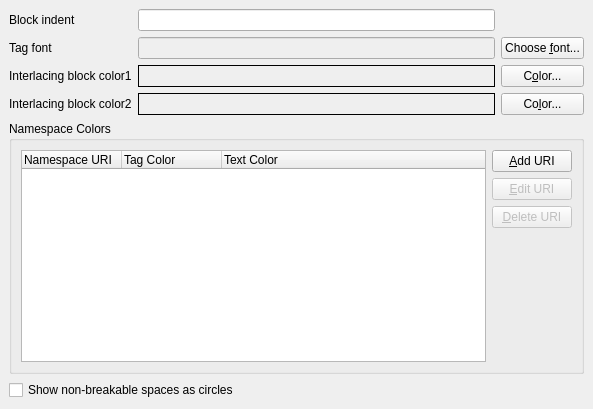
<ui version="4.0" >
 <author></author>
 <comment></comment>
 <exportmacro></exportmacro>
 <class>DocumentLookWidgetBase</class>
 <widget class="QWidget" name="DocumentLookWidgetBase" >
  <property name="geometry" >
   <rect>
    <x>0</x>
    <y>0</y>
    <width>593</width>
    <height>409</height>
   </rect>
  </property>
  <property name="windowTitle" >
   <string>Tag Style</string>
  </property>
  <layout class="QGridLayout" >
   <property name="margin" >
    <number>9</number>
   </property>
   <property name="spacing" >
    <number>6</number>
   </property>
   <item row="5" column="0" colspan="3" >
    <widget class="QCheckBox" name="nbspCheckBox_" >
     <property name="text" >
      <string>Show non-breakable spaces as circles</string>
     </property>
    </widget>
   </item>
   <item row="4" column="0" colspan="3" >
    <widget class="QGroupBox" name="groupBox3" >
     <property name="title" >
      <string>Namespace Colors</string>
     </property>
     <layout class="QGridLayout" >
      <property name="margin" >
       <number>9</number>
      </property>
      <property name="spacing" >
       <number>6</number>
      </property>
      <item rowspan="4" row="0" column="0" >
       <widget class="QTreeWidget" name="namespaceListView_" >
        <property name="contextMenuPolicy" >
         <enum>Qt::NoContextMenu</enum>
        </property>
        <property name="selectionMode" >
         <enum>QAbstractItemView::SingleSelection</enum>
        </property>
        <property name="selectionBehavior" >
         <enum>QAbstractItemView::SelectItems</enum>
        </property>
        <property name="rootIsDecorated" >
         <bool>false</bool>
        </property>
        <property name="uniformRowHeights" >
         <bool>true</bool>
        </property>
        <property name="itemsExpandable" >
         <bool>false</bool>
        </property>
        <column>
         <property name="text" >
          <string>Namespace URI</string>
         </property>
        </column>
        <column>
         <property name="text" >
          <string>Tag Color</string>
         </property>
        </column>
        <column>
         <property name="text" >
          <string>Text Color</string>
         </property>
        </column>
       </widget>
      </item>
      <item row="3" column="1" >
       <spacer>
        <property name="orientation" >
         <enum>Qt::Vertical</enum>
        </property>
        <property name="sizeType" >
         <enum>QSizePolicy::Expanding</enum>
        </property>
        <property name="sizeHint" >
         <size>
          <width>20</width>
          <height>50</height>
         </size>
        </property>
       </spacer>
      </item>
      <item row="2" column="1" >
       <widget class="QPushButton" name="deleteUriButton_" >
        <property name="enabled" >
         <bool>false</bool>
        </property>
        <property name="text" >
         <string>&amp;Delete URI</string>
        </property>
        <property name="shortcut" >
         <string>Alt+D</string>
        </property>
       </widget>
      </item>
      <item row="1" column="1" >
       <widget class="QPushButton" name="editUriButton_" >
        <property name="enabled" >
         <bool>false</bool>
        </property>
        <property name="text" >
         <string>&amp;Edit URI</string>
        </property>
        <property name="shortcut" >
         <string>Alt+E</string>
        </property>
       </widget>
      </item>
      <item row="0" column="1" >
       <widget class="QPushButton" name="addUriButton_" >
        <property name="text" >
         <string>&amp;Add URI</string>
        </property>
        <property name="shortcut" >
         <string>Alt+A</string>
        </property>
       </widget>
      </item>
     </layout>
    </widget>
   </item>
   <item row="3" column="1" >
    <widget class="QFrame" name="colorEven_" >
     <property name="enabled" >
      <bool>true</bool>
     </property>
     <property name="maximumSize" >
      <size>
       <width>32767</width>
       <height>25</height>
      </size>
     </property>
     <property name="palette" >
      <palette>
       <active>
        <color>
         <red>0</red>
         <green>0</green>
         <blue>0</blue>
        </color>
        <color>
         <red>212</red>
         <green>208</green>
         <blue>200</blue>
        </color>
        <color>
         <red>255</red>
         <green>255</green>
         <blue>255</blue>
        </color>
        <color>
         <red>233</red>
         <green>229</green>
         <blue>220</blue>
        </color>
        <color>
         <red>128</red>
         <green>128</green>
         <blue>128</blue>
        </color>
        <color>
         <red>141</red>
         <green>138</green>
         <blue>133</blue>
        </color>
        <color>
         <red>0</red>
         <green>0</green>
         <blue>0</blue>
        </color>
        <color>
         <red>255</red>
         <green>255</green>
         <blue>255</blue>
        </color>
        <color>
         <red>0</red>
         <green>0</green>
         <blue>0</blue>
        </color>
        <color>
         <red>255</red>
         <green>255</green>
         <blue>255</blue>
        </color>
        <color>
         <red>212</red>
         <green>208</green>
         <blue>200</blue>
        </color>
        <color>
         <red>64</red>
         <green>64</green>
         <blue>64</blue>
        </color>
        <color>
         <red>10</red>
         <green>36</green>
         <blue>106</blue>
        </color>
        <color>
         <red>255</red>
         <green>255</green>
         <blue>255</blue>
        </color>
        <color>
         <red>0</red>
         <green>0</green>
         <blue>255</blue>
        </color>
        <color>
         <red>255</red>
         <green>0</green>
         <blue>255</blue>
        </color>
        <color>
         <red>246</red>
         <green>244</green>
         <blue>241</blue>
        </color>
       </active>
       <inactive>
        <color>
         <red>0</red>
         <green>0</green>
         <blue>0</blue>
        </color>
        <color>
         <red>212</red>
         <green>208</green>
         <blue>200</blue>
        </color>
        <color>
         <red>255</red>
         <green>255</green>
         <blue>255</blue>
        </color>
        <color>
         <red>233</red>
         <green>229</green>
         <blue>220</blue>
        </color>
        <color>
         <red>128</red>
         <green>128</green>
         <blue>128</blue>
        </color>
        <color>
         <red>141</red>
         <green>138</green>
         <blue>133</blue>
        </color>
        <color>
         <red>0</red>
         <green>0</green>
         <blue>0</blue>
        </color>
        <color>
         <red>255</red>
         <green>255</green>
         <blue>255</blue>
        </color>
        <color>
         <red>0</red>
         <green>0</green>
         <blue>0</blue>
        </color>
        <color>
         <red>255</red>
         <green>255</green>
         <blue>255</blue>
        </color>
        <color>
         <red>212</red>
         <green>208</green>
         <blue>200</blue>
        </color>
        <color>
         <red>64</red>
         <green>64</green>
         <blue>64</blue>
        </color>
        <color>
         <red>212</red>
         <green>208</green>
         <blue>200</blue>
        </color>
        <color>
         <red>0</red>
         <green>0</green>
         <blue>0</blue>
        </color>
        <color>
         <red>0</red>
         <green>0</green>
         <blue>255</blue>
        </color>
        <color>
         <red>255</red>
         <green>0</green>
         <blue>255</blue>
        </color>
        <color>
         <red>246</red>
         <green>244</green>
         <blue>241</blue>
        </color>
       </inactive>
       <disabled>
        <color>
         <red>0</red>
         <green>0</green>
         <blue>0</blue>
        </color>
        <color>
         <red>212</red>
         <green>208</green>
         <blue>200</blue>
        </color>
        <color>
         <red>255</red>
         <green>255</green>
         <blue>255</blue>
        </color>
        <color>
         <red>233</red>
         <green>231</green>
         <blue>227</blue>
        </color>
        <color>
         <red>128</red>
         <green>128</green>
         <blue>128</blue>
        </color>
        <color>
         <red>141</red>
         <green>138</green>
         <blue>133</blue>
        </color>
        <color>
         <red>106</red>
         <green>104</green>
         <blue>100</blue>
        </color>
        <color>
         <red>255</red>
         <green>255</green>
         <blue>255</blue>
        </color>
        <color>
         <red>106</red>
         <green>104</green>
         <blue>100</blue>
        </color>
        <color>
         <red>255</red>
         <green>255</green>
         <blue>255</blue>
        </color>
        <color>
         <red>212</red>
         <green>208</green>
         <blue>200</blue>
        </color>
        <color>
         <red>0</red>
         <green>0</green>
         <blue>0</blue>
        </color>
        <color>
         <red>10</red>
         <green>36</green>
         <blue>106</blue>
        </color>
        <color>
         <red>255</red>
         <green>255</green>
         <blue>255</blue>
        </color>
        <color>
         <red>0</red>
         <green>0</green>
         <blue>255</blue>
        </color>
        <color>
         <red>255</red>
         <green>0</green>
         <blue>255</blue>
        </color>
        <color>
         <red>246</red>
         <green>244</green>
         <blue>241</blue>
        </color>
       </disabled>
      </palette>
     </property>
     <property name="frameShape" >
      <enum>QFrame::Box</enum>
     </property>
     <property name="frameShadow" >
      <enum>QFrame::Plain</enum>
     </property>
    </widget>
   </item>
   <item row="3" column="0" >
    <widget class="QLabel" name="TextLabel1_3_2" >
     <property name="frameShape" >
      <enum>QFrame::NoFrame</enum>
     </property>
     <property name="frameShadow" >
      <enum>QFrame::Plain</enum>
     </property>
     <property name="text" >
      <string>Interlacing block color2</string>
     </property>
    </widget>
   </item>
   <item row="3" column="2" >
    <widget class="QPushButton" name="chooseColorEven_" >
     <property name="text" >
      <string>Co&amp;lor...</string>
     </property>
     <property name="shortcut" >
      <string>Alt+L</string>
     </property>
    </widget>
   </item>
   <item row="2" column="1" >
    <widget class="QFrame" name="colorOdd_" >
     <property name="enabled" >
      <bool>true</bool>
     </property>
     <property name="sizePolicy" >
      <sizepolicy>
       <hsizetype>7</hsizetype>
       <vsizetype>5</vsizetype>
       <horstretch>0</horstretch>
       <verstretch>0</verstretch>
      </sizepolicy>
     </property>
     <property name="maximumSize" >
      <size>
       <width>32767</width>
       <height>25</height>
      </size>
     </property>
     <property name="palette" >
      <palette>
       <active>
        <color>
         <red>0</red>
         <green>0</green>
         <blue>0</blue>
        </color>
        <color>
         <red>212</red>
         <green>208</green>
         <blue>200</blue>
        </color>
        <color>
         <red>255</red>
         <green>255</green>
         <blue>255</blue>
        </color>
        <color>
         <red>233</red>
         <green>229</green>
         <blue>220</blue>
        </color>
        <color>
         <red>128</red>
         <green>128</green>
         <blue>128</blue>
        </color>
        <color>
         <red>141</red>
         <green>138</green>
         <blue>133</blue>
        </color>
        <color>
         <red>0</red>
         <green>0</green>
         <blue>0</blue>
        </color>
        <color>
         <red>255</red>
         <green>255</green>
         <blue>255</blue>
        </color>
        <color>
         <red>0</red>
         <green>0</green>
         <blue>0</blue>
        </color>
        <color>
         <red>255</red>
         <green>255</green>
         <blue>255</blue>
        </color>
        <color>
         <red>170</red>
         <green>85</green>
         <blue>255</blue>
        </color>
        <color>
         <red>64</red>
         <green>64</green>
         <blue>64</blue>
        </color>
        <color>
         <red>10</red>
         <green>36</green>
         <blue>106</blue>
        </color>
        <color>
         <red>255</red>
         <green>255</green>
         <blue>255</blue>
        </color>
        <color>
         <red>0</red>
         <green>0</green>
         <blue>255</blue>
        </color>
        <color>
         <red>255</red>
         <green>0</green>
         <blue>255</blue>
        </color>
        <color>
         <red>246</red>
         <green>244</green>
         <blue>241</blue>
        </color>
       </active>
       <inactive>
        <color>
         <red>0</red>
         <green>0</green>
         <blue>0</blue>
        </color>
        <color>
         <red>212</red>
         <green>208</green>
         <blue>200</blue>
        </color>
        <color>
         <red>255</red>
         <green>255</green>
         <blue>255</blue>
        </color>
        <color>
         <red>233</red>
         <green>229</green>
         <blue>220</blue>
        </color>
        <color>
         <red>128</red>
         <green>128</green>
         <blue>128</blue>
        </color>
        <color>
         <red>141</red>
         <green>138</green>
         <blue>133</blue>
        </color>
        <color>
         <red>0</red>
         <green>0</green>
         <blue>0</blue>
        </color>
        <color>
         <red>255</red>
         <green>255</green>
         <blue>255</blue>
        </color>
        <color>
         <red>0</red>
         <green>0</green>
         <blue>0</blue>
        </color>
        <color>
         <red>255</red>
         <green>255</green>
         <blue>255</blue>
        </color>
        <color>
         <red>170</red>
         <green>85</green>
         <blue>255</blue>
        </color>
        <color>
         <red>64</red>
         <green>64</green>
         <blue>64</blue>
        </color>
        <color>
         <red>212</red>
         <green>208</green>
         <blue>200</blue>
        </color>
        <color>
         <red>0</red>
         <green>0</green>
         <blue>0</blue>
        </color>
        <color>
         <red>0</red>
         <green>0</green>
         <blue>255</blue>
        </color>
        <color>
         <red>255</red>
         <green>0</green>
         <blue>255</blue>
        </color>
        <color>
         <red>246</red>
         <green>244</green>
         <blue>241</blue>
        </color>
       </inactive>
       <disabled>
        <color>
         <red>0</red>
         <green>0</green>
         <blue>0</blue>
        </color>
        <color>
         <red>212</red>
         <green>208</green>
         <blue>200</blue>
        </color>
        <color>
         <red>255</red>
         <green>255</green>
         <blue>255</blue>
        </color>
        <color>
         <red>233</red>
         <green>231</green>
         <blue>227</blue>
        </color>
        <color>
         <red>128</red>
         <green>128</green>
         <blue>128</blue>
        </color>
        <color>
         <red>141</red>
         <green>138</green>
         <blue>133</blue>
        </color>
        <color>
         <red>106</red>
         <green>104</green>
         <blue>100</blue>
        </color>
        <color>
         <red>255</red>
         <green>255</green>
         <blue>255</blue>
        </color>
        <color>
         <red>106</red>
         <green>104</green>
         <blue>100</blue>
        </color>
        <color>
         <red>170</red>
         <green>85</green>
         <blue>255</blue>
        </color>
        <color>
         <red>170</red>
         <green>85</green>
         <blue>255</blue>
        </color>
        <color>
         <red>0</red>
         <green>0</green>
         <blue>0</blue>
        </color>
        <color>
         <red>10</red>
         <green>36</green>
         <blue>106</blue>
        </color>
        <color>
         <red>255</red>
         <green>255</green>
         <blue>255</blue>
        </color>
        <color>
         <red>0</red>
         <green>0</green>
         <blue>255</blue>
        </color>
        <color>
         <red>255</red>
         <green>0</green>
         <blue>255</blue>
        </color>
        <color>
         <red>246</red>
         <green>244</green>
         <blue>241</blue>
        </color>
       </disabled>
      </palette>
     </property>
     <property name="frameShape" >
      <enum>QFrame::Box</enum>
     </property>
     <property name="frameShadow" >
      <enum>QFrame::Plain</enum>
     </property>
    </widget>
   </item>
   <item row="2" column="2" >
    <widget class="QPushButton" name="chooseColorOdd_" >
     <property name="text" >
      <string>C&amp;olor...</string>
     </property>
     <property name="shortcut" >
      <string>Alt+O</string>
     </property>
    </widget>
   </item>
   <item row="2" column="0" >
    <widget class="QLabel" name="TextLabel1_3" >
     <property name="text" >
      <string>Interlacing block color1</string>
     </property>
    </widget>
   </item>
   <item row="1" column="1" >
    <widget class="QLineEdit" name="tagFontLineEdit_" >
     <property name="enabled" >
      <bool>false</bool>
     </property>
    </widget>
   </item>
   <item row="1" column="2" >
    <widget class="QPushButton" name="chooseTagFontButton_" >
     <property name="text" >
      <string>Choose &amp;font...</string>
     </property>
     <property name="shortcut" >
      <string>Alt+F</string>
     </property>
    </widget>
   </item>
   <item row="1" column="0" >
    <widget class="QLabel" name="TextLabel1_2" >
     <property name="text" >
      <string>Tag font</string>
     </property>
    </widget>
   </item>
   <item row="0" column="1" >
    <widget class="QLineEdit" name="indentLineEdit_" />
   </item>
   <item row="0" column="0" >
    <widget class="QLabel" name="TextLabel1" >
     <property name="text" >
      <string>Block indent </string>
     </property>
    </widget>
   </item>
  </layout>
 </widget>
 <layoutdefault spacing="6" margin="11" />
 <pixmapfunction>qPixmapFromMimeSource</pixmapfunction>
 <tabstops>
  <tabstop>indentLineEdit_</tabstop>
  <tabstop>tagFontLineEdit_</tabstop>
  <tabstop>chooseTagFontButton_</tabstop>
  <tabstop>chooseColorOdd_</tabstop>
  <tabstop>chooseColorEven_</tabstop>
  <tabstop>addUriButton_</tabstop>
  <tabstop>editUriButton_</tabstop>
  <tabstop>deleteUriButton_</tabstop>
 </tabstops>
 <resources/>
 <connections/>
</ui>
